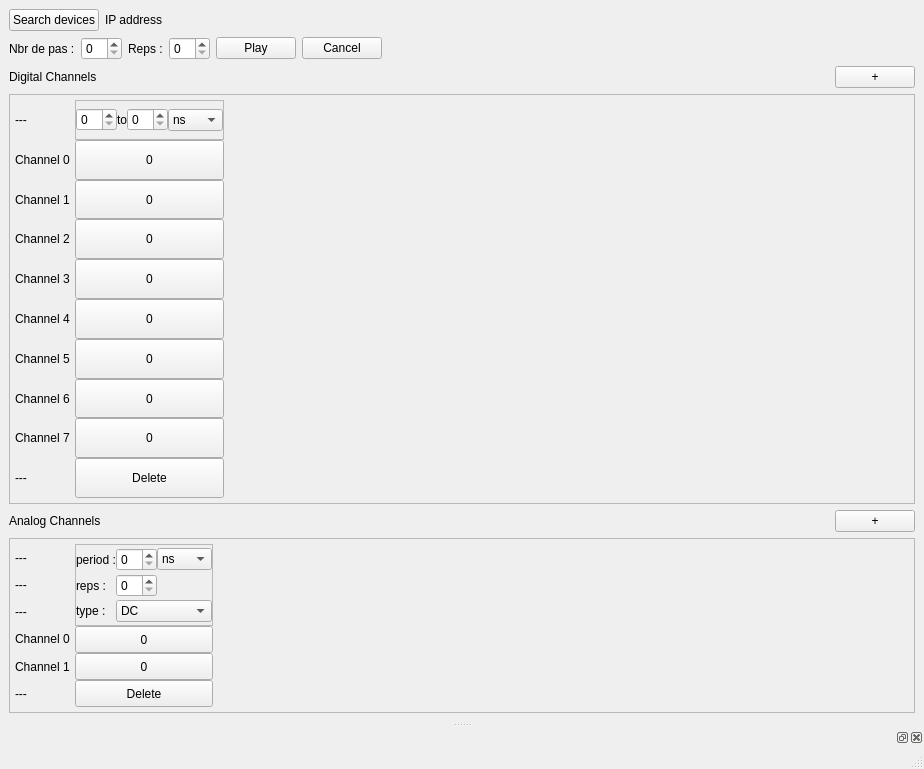
<?xml version="1.0" encoding="UTF-8"?>
<ui version="4.0">
 <class>MainWindow</class>
 <widget class="QMainWindow" name="MainWindow">
  <property name="geometry">
   <rect>
    <x>0</x>
    <y>0</y>
    <width>924</width>
    <height>769</height>
   </rect>
  </property>
  <property name="windowTitle">
   <string>MainWindow</string>
  </property>
  <widget class="QWidget" name="centralwidget">
   <layout class="QVBoxLayout" name="verticalLayout">
    <item>
     <layout class="QHBoxLayout" name="horizontalLayout_4">
      <item>
       <widget class="QPushButton" name="searchButton">
        <property name="sizePolicy">
         <sizepolicy hsizetype="Preferred" vsizetype="Fixed">
          <horstretch>0</horstretch>
          <verstretch>0</verstretch>
         </sizepolicy>
        </property>
        <property name="text">
         <string>Search devices</string>
        </property>
       </widget>
      </item>
      <item>
       <widget class="QLabel" name="label_2">
        <property name="sizePolicy">
         <sizepolicy hsizetype="Expanding" vsizetype="Preferred">
          <horstretch>0</horstretch>
          <verstretch>0</verstretch>
         </sizepolicy>
        </property>
        <property name="text">
         <string>IP address</string>
        </property>
       </widget>
      </item>
     </layout>
    </item>
    <item>
     <layout class="QHBoxLayout" name="PlayPause">
      <item>
       <widget class="QLabel" name="label_24">
        <property name="text">
         <string>Nbr de pas :</string>
        </property>
       </widget>
      </item>
      <item>
       <widget class="QSpinBox" name="spinBox_5"/>
      </item>
      <item>
       <widget class="QLabel" name="label_25">
        <property name="text">
         <string>Reps :</string>
        </property>
       </widget>
      </item>
      <item>
       <widget class="QSpinBox" name="repeatBox"/>
      </item>
      <item>
       <widget class="QPushButton" name="playButton">
        <property name="text">
         <string>Play</string>
        </property>
       </widget>
      </item>
      <item>
       <widget class="QPushButton" name="cancelButton">
        <property name="text">
         <string>Cancel</string>
        </property>
       </widget>
      </item>
      <item>
       <spacer name="horizontalSpacer">
        <property name="orientation">
         <enum>Qt::Horizontal</enum>
        </property>
        <property name="sizeHint" stdset="0">
         <size>
          <width>40</width>
          <height>20</height>
         </size>
        </property>
       </spacer>
      </item>
     </layout>
    </item>
    <item>
     <layout class="QHBoxLayout" name="DTitle">
      <item>
       <widget class="QLabel" name="label">
        <property name="text">
         <string>Digital Channels</string>
        </property>
       </widget>
      </item>
      <item>
       <spacer name="horizontalSpacer_2">
        <property name="orientation">
         <enum>Qt::Horizontal</enum>
        </property>
        <property name="sizeHint" stdset="0">
         <size>
          <width>40</width>
          <height>20</height>
         </size>
        </property>
       </spacer>
      </item>
      <item>
       <widget class="QPushButton" name="dAdd">
        <property name="text">
         <string>+</string>
        </property>
       </widget>
      </item>
     </layout>
    </item>
    <item>
     <widget class="QScrollArea" name="DArea">
      <property name="sizePolicy">
       <sizepolicy hsizetype="Expanding" vsizetype="Expanding">
        <horstretch>0</horstretch>
        <verstretch>7</verstretch>
       </sizepolicy>
      </property>
      <property name="autoFillBackground">
       <bool>false</bool>
      </property>
      <property name="widgetResizable">
       <bool>true</bool>
      </property>
      <widget class="QWidget" name="DCol">
       <property name="geometry">
        <rect>
         <x>0</x>
         <y>0</y>
         <width>904</width>
         <height>369</height>
        </rect>
       </property>
       <property name="autoFillBackground">
        <bool>true</bool>
       </property>
       <layout class="QHBoxLayout" name="horizontalLayout">
        <property name="spacing">
         <number>5</number>
        </property>
        <property name="leftMargin">
         <number>5</number>
        </property>
        <property name="topMargin">
         <number>5</number>
        </property>
        <property name="rightMargin">
         <number>5</number>
        </property>
        <property name="bottomMargin">
         <number>5</number>
        </property>
        <item>
         <layout class="QVBoxLayout" name="DId">
          <property name="spacing">
           <number>0</number>
          </property>
          <property name="sizeConstraint">
           <enum>QLayout::SetDefaultConstraint</enum>
          </property>
          <item>
           <widget class="QLabel" name="label_4">
            <property name="sizePolicy">
             <sizepolicy hsizetype="Fixed" vsizetype="Preferred">
              <horstretch>0</horstretch>
              <verstretch>1</verstretch>
             </sizepolicy>
            </property>
            <property name="minimumSize">
             <size>
              <width>0</width>
              <height>0</height>
             </size>
            </property>
            <property name="text">
             <string>---</string>
            </property>
           </widget>
          </item>
          <item>
           <widget class="QLabel" name="label_8">
            <property name="sizePolicy">
             <sizepolicy hsizetype="Fixed" vsizetype="Preferred">
              <horstretch>0</horstretch>
              <verstretch>1</verstretch>
             </sizepolicy>
            </property>
            <property name="text">
             <string>Channel 0</string>
            </property>
           </widget>
          </item>
          <item>
           <widget class="QLabel" name="label_5">
            <property name="sizePolicy">
             <sizepolicy hsizetype="Fixed" vsizetype="Preferred">
              <horstretch>0</horstretch>
              <verstretch>1</verstretch>
             </sizepolicy>
            </property>
            <property name="text">
             <string>Channel 1</string>
            </property>
           </widget>
          </item>
          <item>
           <widget class="QLabel" name="label_6">
            <property name="sizePolicy">
             <sizepolicy hsizetype="Fixed" vsizetype="Preferred">
              <horstretch>0</horstretch>
              <verstretch>1</verstretch>
             </sizepolicy>
            </property>
            <property name="text">
             <string>Channel 2</string>
            </property>
           </widget>
          </item>
          <item>
           <widget class="QLabel" name="label_7">
            <property name="sizePolicy">
             <sizepolicy hsizetype="Fixed" vsizetype="Preferred">
              <horstretch>0</horstretch>
              <verstretch>1</verstretch>
             </sizepolicy>
            </property>
            <property name="text">
             <string>Channel 3</string>
            </property>
           </widget>
          </item>
          <item>
           <widget class="QLabel" name="label_9">
            <property name="sizePolicy">
             <sizepolicy hsizetype="Fixed" vsizetype="Preferred">
              <horstretch>0</horstretch>
              <verstretch>1</verstretch>
             </sizepolicy>
            </property>
            <property name="text">
             <string>Channel 4</string>
            </property>
           </widget>
          </item>
          <item>
           <widget class="QLabel" name="label_10">
            <property name="sizePolicy">
             <sizepolicy hsizetype="Fixed" vsizetype="Preferred">
              <horstretch>0</horstretch>
              <verstretch>1</verstretch>
             </sizepolicy>
            </property>
            <property name="text">
             <string>Channel 5</string>
            </property>
           </widget>
          </item>
          <item>
           <widget class="QLabel" name="label_11">
            <property name="sizePolicy">
             <sizepolicy hsizetype="Fixed" vsizetype="Preferred">
              <horstretch>0</horstretch>
              <verstretch>1</verstretch>
             </sizepolicy>
            </property>
            <property name="text">
             <string>Channel 6</string>
            </property>
           </widget>
          </item>
          <item>
           <widget class="QLabel" name="label_12">
            <property name="sizePolicy">
             <sizepolicy hsizetype="Fixed" vsizetype="Preferred">
              <horstretch>0</horstretch>
              <verstretch>1</verstretch>
             </sizepolicy>
            </property>
            <property name="text">
             <string>Channel 7</string>
            </property>
           </widget>
          </item>
          <item>
           <widget class="QLabel" name="label_3">
            <property name="sizePolicy">
             <sizepolicy hsizetype="Fixed" vsizetype="Preferred">
              <horstretch>0</horstretch>
              <verstretch>1</verstretch>
             </sizepolicy>
            </property>
            <property name="minimumSize">
             <size>
              <width>0</width>
              <height>0</height>
             </size>
            </property>
            <property name="text">
             <string>---</string>
            </property>
           </widget>
          </item>
         </layout>
        </item>
        <item>
         <layout class="QVBoxLayout" name="sequence">
          <property name="spacing">
           <number>0</number>
          </property>
          <item>
           <widget class="QFrame" name="frame">
            <property name="sizePolicy">
             <sizepolicy hsizetype="Fixed" vsizetype="Preferred">
              <horstretch>0</horstretch>
              <verstretch>1</verstretch>
             </sizepolicy>
            </property>
            <property name="minimumSize">
             <size>
              <width>0</width>
              <height>0</height>
             </size>
            </property>
            <property name="maximumSize">
             <size>
              <width>16777215</width>
              <height>16777215</height>
             </size>
            </property>
            <property name="frameShape">
             <enum>QFrame::StyledPanel</enum>
            </property>
            <property name="frameShadow">
             <enum>QFrame::Raised</enum>
            </property>
            <layout class="QHBoxLayout" name="horizontalLayout_3">
             <property name="spacing">
              <number>0</number>
             </property>
             <property name="sizeConstraint">
              <enum>QLayout::SetDefaultConstraint</enum>
             </property>
             <property name="leftMargin">
              <number>0</number>
             </property>
             <property name="topMargin">
              <number>0</number>
             </property>
             <property name="rightMargin">
              <number>0</number>
             </property>
             <property name="bottomMargin">
              <number>0</number>
             </property>
             <item>
              <widget class="QSpinBox" name="spinBox_3"/>
             </item>
             <item>
              <widget class="QLabel" name="label_18">
               <property name="text">
                <string>to</string>
               </property>
              </widget>
             </item>
             <item>
              <widget class="QSpinBox" name="duration">
               <property name="sizePolicy">
                <sizepolicy hsizetype="Preferred" vsizetype="Fixed">
                 <horstretch>1</horstretch>
                 <verstretch>0</verstretch>
                </sizepolicy>
               </property>
              </widget>
             </item>
             <item>
              <widget class="QComboBox" name="comboBox">
               <property name="maximumSize">
                <size>
                 <width>55</width>
                 <height>16777215</height>
                </size>
               </property>
               <item>
                <property name="text">
                 <string>ns</string>
                </property>
               </item>
               <item>
                <property name="text">
                 <string>micro</string>
                </property>
               </item>
               <item>
                <property name="text">
                 <string>ms</string>
                </property>
               </item>
               <item>
                <property name="text">
                 <string>s</string>
                </property>
               </item>
              </widget>
             </item>
            </layout>
           </widget>
          </item>
          <item>
           <widget class="QPushButton" name="pushButton_2">
            <property name="sizePolicy">
             <sizepolicy hsizetype="Minimum" vsizetype="Preferred">
              <horstretch>0</horstretch>
              <verstretch>1</verstretch>
             </sizepolicy>
            </property>
            <property name="minimumSize">
             <size>
              <width>0</width>
              <height>0</height>
             </size>
            </property>
            <property name="maximumSize">
             <size>
              <width>16777215</width>
              <height>16777215</height>
             </size>
            </property>
            <property name="layoutDirection">
             <enum>Qt::LeftToRight</enum>
            </property>
            <property name="autoFillBackground">
             <bool>false</bool>
            </property>
            <property name="text">
             <string>0</string>
            </property>
            <property name="checkable">
             <bool>true</bool>
            </property>
           </widget>
          </item>
          <item>
           <widget class="QPushButton" name="pushButton_3">
            <property name="sizePolicy">
             <sizepolicy hsizetype="Minimum" vsizetype="Preferred">
              <horstretch>0</horstretch>
              <verstretch>1</verstretch>
             </sizepolicy>
            </property>
            <property name="minimumSize">
             <size>
              <width>0</width>
              <height>0</height>
             </size>
            </property>
            <property name="maximumSize">
             <size>
              <width>16777215</width>
              <height>16777215</height>
             </size>
            </property>
            <property name="layoutDirection">
             <enum>Qt::LeftToRight</enum>
            </property>
            <property name="autoFillBackground">
             <bool>false</bool>
            </property>
            <property name="text">
             <string>0</string>
            </property>
            <property name="checkable">
             <bool>true</bool>
            </property>
           </widget>
          </item>
          <item>
           <widget class="QPushButton" name="pushButton_4">
            <property name="sizePolicy">
             <sizepolicy hsizetype="Minimum" vsizetype="Preferred">
              <horstretch>0</horstretch>
              <verstretch>1</verstretch>
             </sizepolicy>
            </property>
            <property name="minimumSize">
             <size>
              <width>0</width>
              <height>0</height>
             </size>
            </property>
            <property name="maximumSize">
             <size>
              <width>16777215</width>
              <height>16777215</height>
             </size>
            </property>
            <property name="layoutDirection">
             <enum>Qt::LeftToRight</enum>
            </property>
            <property name="autoFillBackground">
             <bool>false</bool>
            </property>
            <property name="text">
             <string>0</string>
            </property>
            <property name="checkable">
             <bool>true</bool>
            </property>
           </widget>
          </item>
          <item>
           <widget class="QPushButton" name="pushButton_5">
            <property name="sizePolicy">
             <sizepolicy hsizetype="Minimum" vsizetype="Preferred">
              <horstretch>0</horstretch>
              <verstretch>1</verstretch>
             </sizepolicy>
            </property>
            <property name="minimumSize">
             <size>
              <width>0</width>
              <height>0</height>
             </size>
            </property>
            <property name="maximumSize">
             <size>
              <width>16777215</width>
              <height>16777215</height>
             </size>
            </property>
            <property name="layoutDirection">
             <enum>Qt::LeftToRight</enum>
            </property>
            <property name="autoFillBackground">
             <bool>false</bool>
            </property>
            <property name="text">
             <string>0</string>
            </property>
            <property name="checkable">
             <bool>true</bool>
            </property>
           </widget>
          </item>
          <item>
           <widget class="QPushButton" name="pushButton_6">
            <property name="sizePolicy">
             <sizepolicy hsizetype="Minimum" vsizetype="Preferred">
              <horstretch>0</horstretch>
              <verstretch>1</verstretch>
             </sizepolicy>
            </property>
            <property name="minimumSize">
             <size>
              <width>0</width>
              <height>0</height>
             </size>
            </property>
            <property name="maximumSize">
             <size>
              <width>16777215</width>
              <height>16777215</height>
             </size>
            </property>
            <property name="layoutDirection">
             <enum>Qt::LeftToRight</enum>
            </property>
            <property name="autoFillBackground">
             <bool>false</bool>
            </property>
            <property name="text">
             <string>0</string>
            </property>
            <property name="checkable">
             <bool>true</bool>
            </property>
           </widget>
          </item>
          <item>
           <widget class="QPushButton" name="pushButton_7">
            <property name="sizePolicy">
             <sizepolicy hsizetype="Minimum" vsizetype="Preferred">
              <horstretch>0</horstretch>
              <verstretch>1</verstretch>
             </sizepolicy>
            </property>
            <property name="minimumSize">
             <size>
              <width>0</width>
              <height>0</height>
             </size>
            </property>
            <property name="maximumSize">
             <size>
              <width>16777215</width>
              <height>16777215</height>
             </size>
            </property>
            <property name="layoutDirection">
             <enum>Qt::LeftToRight</enum>
            </property>
            <property name="autoFillBackground">
             <bool>false</bool>
            </property>
            <property name="text">
             <string>0</string>
            </property>
            <property name="checkable">
             <bool>true</bool>
            </property>
           </widget>
          </item>
          <item>
           <widget class="QPushButton" name="pushButton_9">
            <property name="sizePolicy">
             <sizepolicy hsizetype="Minimum" vsizetype="Preferred">
              <horstretch>0</horstretch>
              <verstretch>1</verstretch>
             </sizepolicy>
            </property>
            <property name="minimumSize">
             <size>
              <width>0</width>
              <height>0</height>
             </size>
            </property>
            <property name="maximumSize">
             <size>
              <width>16777215</width>
              <height>16777215</height>
             </size>
            </property>
            <property name="layoutDirection">
             <enum>Qt::LeftToRight</enum>
            </property>
            <property name="autoFillBackground">
             <bool>false</bool>
            </property>
            <property name="text">
             <string>0</string>
            </property>
            <property name="checkable">
             <bool>true</bool>
            </property>
           </widget>
          </item>
          <item>
           <widget class="QPushButton" name="pushButton_8">
            <property name="sizePolicy">
             <sizepolicy hsizetype="Minimum" vsizetype="Preferred">
              <horstretch>0</horstretch>
              <verstretch>1</verstretch>
             </sizepolicy>
            </property>
            <property name="minimumSize">
             <size>
              <width>0</width>
              <height>0</height>
             </size>
            </property>
            <property name="maximumSize">
             <size>
              <width>16777215</width>
              <height>16777215</height>
             </size>
            </property>
            <property name="layoutDirection">
             <enum>Qt::LeftToRight</enum>
            </property>
            <property name="autoFillBackground">
             <bool>false</bool>
            </property>
            <property name="text">
             <string>0</string>
            </property>
            <property name="checkable">
             <bool>true</bool>
            </property>
           </widget>
          </item>
          <item>
           <widget class="QPushButton" name="pushButton">
            <property name="sizePolicy">
             <sizepolicy hsizetype="Minimum" vsizetype="Preferred">
              <horstretch>0</horstretch>
              <verstretch>1</verstretch>
             </sizepolicy>
            </property>
            <property name="minimumSize">
             <size>
              <width>0</width>
              <height>0</height>
             </size>
            </property>
            <property name="maximumSize">
             <size>
              <width>16777215</width>
              <height>16777215</height>
             </size>
            </property>
            <property name="layoutDirection">
             <enum>Qt::LeftToRight</enum>
            </property>
            <property name="autoFillBackground">
             <bool>false</bool>
            </property>
            <property name="text">
             <string>Delete</string>
            </property>
            <property name="checkable">
             <bool>false</bool>
            </property>
           </widget>
          </item>
         </layout>
        </item>
        <item>
         <spacer name="horizontalSpacer_4">
          <property name="orientation">
           <enum>Qt::Horizontal</enum>
          </property>
          <property name="sizeType">
           <enum>QSizePolicy::Expanding</enum>
          </property>
          <property name="sizeHint" stdset="0">
           <size>
            <width>40</width>
            <height>20</height>
           </size>
          </property>
         </spacer>
        </item>
       </layout>
      </widget>
     </widget>
    </item>
    <item>
     <layout class="QHBoxLayout" name="ATitle">
      <item>
       <widget class="QLabel" name="aLabel">
        <property name="text">
         <string>Analog Channels</string>
        </property>
       </widget>
      </item>
      <item>
       <spacer name="horizontalSpacer_3">
        <property name="orientation">
         <enum>Qt::Horizontal</enum>
        </property>
        <property name="sizeHint" stdset="0">
         <size>
          <width>40</width>
          <height>20</height>
         </size>
        </property>
       </spacer>
      </item>
      <item>
       <widget class="QPushButton" name="aAdd">
        <property name="text">
         <string>+</string>
        </property>
       </widget>
      </item>
     </layout>
    </item>
    <item>
     <widget class="QScrollArea" name="AArea">
      <property name="sizePolicy">
       <sizepolicy hsizetype="Expanding" vsizetype="Expanding">
        <horstretch>0</horstretch>
        <verstretch>3</verstretch>
       </sizepolicy>
      </property>
      <property name="widgetResizable">
       <bool>true</bool>
      </property>
      <widget class="QWidget" name="ACol">
       <property name="enabled">
        <bool>true</bool>
       </property>
       <property name="geometry">
        <rect>
         <x>0</x>
         <y>0</y>
         <width>904</width>
         <height>157</height>
        </rect>
       </property>
       <layout class="QHBoxLayout" name="horizontalLayout_2">
        <property name="spacing">
         <number>5</number>
        </property>
        <property name="leftMargin">
         <number>5</number>
        </property>
        <property name="topMargin">
         <number>5</number>
        </property>
        <property name="rightMargin">
         <number>5</number>
        </property>
        <property name="bottomMargin">
         <number>5</number>
        </property>
        <item>
         <layout class="QVBoxLayout" name="AId">
          <property name="spacing">
           <number>0</number>
          </property>
          <property name="sizeConstraint">
           <enum>QLayout::SetMinimumSize</enum>
          </property>
          <property name="leftMargin">
           <number>0</number>
          </property>
          <property name="rightMargin">
           <number>0</number>
          </property>
          <property name="bottomMargin">
           <number>0</number>
          </property>
          <item>
           <widget class="QLabel" name="label_13">
            <property name="sizePolicy">
             <sizepolicy hsizetype="Fixed" vsizetype="Preferred">
              <horstretch>0</horstretch>
              <verstretch>1</verstretch>
             </sizepolicy>
            </property>
            <property name="minimumSize">
             <size>
              <width>0</width>
              <height>0</height>
             </size>
            </property>
            <property name="text">
             <string>---</string>
            </property>
           </widget>
          </item>
          <item>
           <widget class="QLabel" name="label_21">
            <property name="sizePolicy">
             <sizepolicy hsizetype="Preferred" vsizetype="Preferred">
              <horstretch>0</horstretch>
              <verstretch>1</verstretch>
             </sizepolicy>
            </property>
            <property name="text">
             <string>---</string>
            </property>
           </widget>
          </item>
          <item>
           <widget class="QLabel" name="label_22">
            <property name="sizePolicy">
             <sizepolicy hsizetype="Preferred" vsizetype="Preferred">
              <horstretch>0</horstretch>
              <verstretch>1</verstretch>
             </sizepolicy>
            </property>
            <property name="text">
             <string>---</string>
            </property>
           </widget>
          </item>
          <item>
           <widget class="QLabel" name="label_14">
            <property name="sizePolicy">
             <sizepolicy hsizetype="Fixed" vsizetype="Preferred">
              <horstretch>0</horstretch>
              <verstretch>1</verstretch>
             </sizepolicy>
            </property>
            <property name="text">
             <string>Channel 0</string>
            </property>
           </widget>
          </item>
          <item>
           <widget class="QLabel" name="label_15">
            <property name="sizePolicy">
             <sizepolicy hsizetype="Fixed" vsizetype="Preferred">
              <horstretch>0</horstretch>
              <verstretch>1</verstretch>
             </sizepolicy>
            </property>
            <property name="text">
             <string>Channel 1</string>
            </property>
           </widget>
          </item>
          <item>
           <widget class="QLabel" name="label_16">
            <property name="sizePolicy">
             <sizepolicy hsizetype="Fixed" vsizetype="Preferred">
              <horstretch>0</horstretch>
              <verstretch>1</verstretch>
             </sizepolicy>
            </property>
            <property name="minimumSize">
             <size>
              <width>0</width>
              <height>0</height>
             </size>
            </property>
            <property name="text">
             <string>---</string>
            </property>
           </widget>
          </item>
         </layout>
        </item>
        <item>
         <layout class="QVBoxLayout" name="verticalLayout_2">
          <property name="spacing">
           <number>0</number>
          </property>
          <item>
           <widget class="QFrame" name="frame_3">
            <property name="sizePolicy">
             <sizepolicy hsizetype="Fixed" vsizetype="Preferred">
              <horstretch>0</horstretch>
              <verstretch>3</verstretch>
             </sizepolicy>
            </property>
            <property name="frameShape">
             <enum>QFrame::StyledPanel</enum>
            </property>
            <property name="frameShadow">
             <enum>QFrame::Raised</enum>
            </property>
            <layout class="QGridLayout" name="gridLayout">
             <property name="leftMargin">
              <number>0</number>
             </property>
             <property name="topMargin">
              <number>0</number>
             </property>
             <property name="rightMargin">
              <number>0</number>
             </property>
             <property name="bottomMargin">
              <number>0</number>
             </property>
             <property name="spacing">
              <number>0</number>
             </property>
             <item row="0" column="0">
              <widget class="QLabel" name="label_17">
               <property name="sizePolicy">
                <sizepolicy hsizetype="Preferred" vsizetype="Preferred">
                 <horstretch>0</horstretch>
                 <verstretch>1</verstretch>
                </sizepolicy>
               </property>
               <property name="text">
                <string>period :</string>
               </property>
              </widget>
             </item>
             <item row="0" column="1">
              <widget class="QSpinBox" name="spinBox">
               <property name="sizePolicy">
                <sizepolicy hsizetype="Minimum" vsizetype="Fixed">
                 <horstretch>0</horstretch>
                 <verstretch>1</verstretch>
                </sizepolicy>
               </property>
              </widget>
             </item>
             <item row="0" column="2">
              <widget class="QComboBox" name="comboBox_2">
               <property name="sizePolicy">
                <sizepolicy hsizetype="Preferred" vsizetype="Fixed">
                 <horstretch>0</horstretch>
                 <verstretch>1</verstretch>
                </sizepolicy>
               </property>
               <property name="minimumSize">
                <size>
                 <width>0</width>
                 <height>1</height>
                </size>
               </property>
               <property name="maximumSize">
                <size>
                 <width>55</width>
                 <height>16777215</height>
                </size>
               </property>
               <item>
                <property name="text">
                 <string>ns</string>
                </property>
               </item>
               <item>
                <property name="text">
                 <string>micro</string>
                </property>
               </item>
               <item>
                <property name="text">
                 <string>ms</string>
                </property>
               </item>
               <item>
                <property name="text">
                 <string>s</string>
                </property>
               </item>
              </widget>
             </item>
             <item row="1" column="0">
              <widget class="QLabel" name="label_19">
               <property name="sizePolicy">
                <sizepolicy hsizetype="Preferred" vsizetype="Preferred">
                 <horstretch>0</horstretch>
                 <verstretch>1</verstretch>
                </sizepolicy>
               </property>
               <property name="text">
                <string>reps :</string>
               </property>
              </widget>
             </item>
             <item row="1" column="1">
              <widget class="QSpinBox" name="spinBox_2">
               <property name="sizePolicy">
                <sizepolicy hsizetype="Minimum" vsizetype="Fixed">
                 <horstretch>0</horstretch>
                 <verstretch>1</verstretch>
                </sizepolicy>
               </property>
              </widget>
             </item>
             <item row="2" column="0">
              <widget class="QLabel" name="label_20">
               <property name="sizePolicy">
                <sizepolicy hsizetype="Preferred" vsizetype="Preferred">
                 <horstretch>0</horstretch>
                 <verstretch>1</verstretch>
                </sizepolicy>
               </property>
               <property name="text">
                <string>type :</string>
               </property>
              </widget>
             </item>
             <item row="2" column="1" colspan="2">
              <widget class="QComboBox" name="comboBox_3">
               <property name="sizePolicy">
                <sizepolicy hsizetype="Preferred" vsizetype="Fixed">
                 <horstretch>0</horstretch>
                 <verstretch>1</verstretch>
                </sizepolicy>
               </property>
               <item>
                <property name="text">
                 <string>DC</string>
                </property>
               </item>
               <item>
                <property name="text">
                 <string>Sin</string>
                </property>
               </item>
               <item>
                <property name="text">
                 <string>Chirp</string>
                </property>
               </item>
              </widget>
             </item>
            </layout>
           </widget>
          </item>
          <item>
           <widget class="QPushButton" name="pushButton_10">
            <property name="sizePolicy">
             <sizepolicy hsizetype="Minimum" vsizetype="Preferred">
              <horstretch>0</horstretch>
              <verstretch>1</verstretch>
             </sizepolicy>
            </property>
            <property name="minimumSize">
             <size>
              <width>0</width>
              <height>0</height>
             </size>
            </property>
            <property name="maximumSize">
             <size>
              <width>16777215</width>
              <height>16777215</height>
             </size>
            </property>
            <property name="layoutDirection">
             <enum>Qt::LeftToRight</enum>
            </property>
            <property name="autoFillBackground">
             <bool>false</bool>
            </property>
            <property name="text">
             <string>0</string>
            </property>
            <property name="checkable">
             <bool>true</bool>
            </property>
           </widget>
          </item>
          <item>
           <widget class="QPushButton" name="pushButton_11">
            <property name="sizePolicy">
             <sizepolicy hsizetype="Minimum" vsizetype="Preferred">
              <horstretch>0</horstretch>
              <verstretch>1</verstretch>
             </sizepolicy>
            </property>
            <property name="minimumSize">
             <size>
              <width>0</width>
              <height>0</height>
             </size>
            </property>
            <property name="maximumSize">
             <size>
              <width>16777215</width>
              <height>16777215</height>
             </size>
            </property>
            <property name="layoutDirection">
             <enum>Qt::LeftToRight</enum>
            </property>
            <property name="autoFillBackground">
             <bool>false</bool>
            </property>
            <property name="text">
             <string>0</string>
            </property>
            <property name="checkable">
             <bool>true</bool>
            </property>
           </widget>
          </item>
          <item>
           <widget class="QPushButton" name="pushButton_12">
            <property name="sizePolicy">
             <sizepolicy hsizetype="Minimum" vsizetype="Preferred">
              <horstretch>0</horstretch>
              <verstretch>1</verstretch>
             </sizepolicy>
            </property>
            <property name="minimumSize">
             <size>
              <width>0</width>
              <height>0</height>
             </size>
            </property>
            <property name="maximumSize">
             <size>
              <width>16777215</width>
              <height>16777215</height>
             </size>
            </property>
            <property name="layoutDirection">
             <enum>Qt::LeftToRight</enum>
            </property>
            <property name="autoFillBackground">
             <bool>false</bool>
            </property>
            <property name="text">
             <string>Delete</string>
            </property>
            <property name="checkable">
             <bool>false</bool>
            </property>
           </widget>
          </item>
         </layout>
        </item>
        <item>
         <spacer name="horizontalSpacer_5">
          <property name="orientation">
           <enum>Qt::Horizontal</enum>
          </property>
          <property name="sizeHint" stdset="0">
           <size>
            <width>40</width>
            <height>20</height>
           </size>
          </property>
         </spacer>
        </item>
       </layout>
      </widget>
     </widget>
    </item>
   </layout>
  </widget>
  <widget class="QMenuBar" name="menubar">
   <property name="geometry">
    <rect>
     <x>0</x>
     <y>0</y>
     <width>924</width>
     <height>22</height>
    </rect>
   </property>
  </widget>
  <widget class="QStatusBar" name="statusbar"/>
  <widget class="QDockWidget" name="dockWidget">
   <attribute name="dockWidgetArea">
    <number>8</number>
   </attribute>
   <widget class="QWidget" name="dockWidgetContents"/>
  </widget>
 </widget>
 <resources/>
 <connections/>
</ui>
